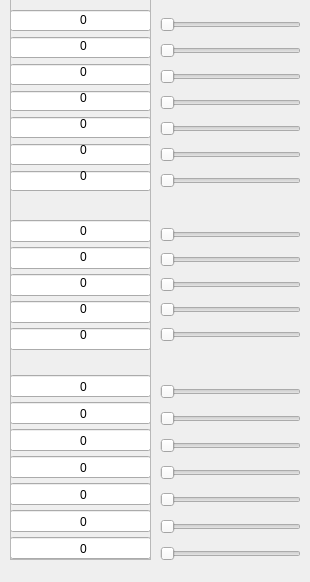
      <widget class="QWidget" name="tab_8">
       <attribute name="title">
        <string>2019</string>
       </attribute>
       <widget class="QFrame" name="verticalFrame_12">
        <property name="geometry">
         <rect>
          <x>10</x>
          <y>10</y>
          <width>141</width>
          <height>181</height>
         </rect>
        </property>
        <layout class="QVBoxLayout" name="verticalLayout_26">
         <property name="leftMargin">
          <number>0</number>
         </property>
         <property name="topMargin">
          <number>0</number>
         </property>
         <property name="rightMargin">
          <number>0</number>
         </property>
         <property name="bottomMargin">
          <number>0</number>
         </property>
         <item>
          <widget class="QLineEdit" name="lineEdit_1_1310">
           <property name="clearButtonEnabled">
            <bool>true</bool>
           </property>
          </widget>
         </item>
         <item>
          <widget class="QLineEdit" name="lineEdit_1_1320"/>
         </item>
         <item>
          <widget class="QLineEdit" name="lineEdit_1_1340"/>
         </item>
         <item>
          <widget class="QLineEdit" name="lineEdit_1_1350"/>
         </item>
         <item>
          <widget class="QLineEdit" name="lineEdit_1_1360"/>
         </item>
         <item>
          <widget class="QLineEdit" name="lineEdit_1_1370"/>
         </item>
         <item>
          <widget class="QLineEdit" name="lineEdit_1_1300"/>
         </item>
        </layout>
       </widget>
       <widget class="QFrame" name="verticalFrame_26">
        <property name="geometry">
         <rect>
          <x>160</x>
          <y>6</y>
          <width>141</width>
          <height>193</height>
         </rect>
        </property>
        <layout class="QVBoxLayout" name="verticalLayout_27">
         <property name="spacing">
          <number>0</number>
         </property>
         <property name="leftMargin">
          <number>0</number>
         </property>
         <property name="topMargin">
          <number>0</number>
         </property>
         <property name="rightMargin">
          <number>0</number>
         </property>
         <property name="bottomMargin">
          <number>0</number>
         </property>
         <item>
          <widget class="QSlider" name="horizontalSlider_1_1310">
           <property name="maximum">
            <number>1000000</number>
           </property>
           <property name="orientation">
            <enum>Qt::Horizontal</enum>
           </property>
          </widget>
         </item>
         <item>
          <widget class="QSlider" name="horizontalSlider_1_1320">
           <property name="maximum">
            <number>1000000</number>
           </property>
           <property name="orientation">
            <enum>Qt::Horizontal</enum>
           </property>
          </widget>
         </item>
         <item>
          <widget class="QSlider" name="horizontalSlider_1_1340">
           <property name="maximum">
            <number>1000000</number>
           </property>
           <property name="orientation">
            <enum>Qt::Horizontal</enum>
           </property>
          </widget>
         </item>
         <item>
          <widget class="QSlider" name="horizontalSlider_1_1350">
           <property name="maximum">
            <number>1000000</number>
           </property>
           <property name="orientation">
            <enum>Qt::Horizontal</enum>
           </property>
          </widget>
         </item>
         <item>
          <widget class="QSlider" name="horizontalSlider_1_1360">
           <property name="maximum">
            <number>1000000</number>
           </property>
           <property name="orientation">
            <enum>Qt::Horizontal</enum>
           </property>
          </widget>
         </item>
         <item>
          <widget class="QSlider" name="horizontalSlider_1_1370">
           <property name="maximum">
            <number>1000000</number>
           </property>
           <property name="orientation">
            <enum>Qt::Horizontal</enum>
           </property>
          </widget>
         </item>
         <item>
          <widget class="QSlider" name="horizontalSlider_1_1300">
           <property name="maximum">
            <number>1000000</number>
           </property>
           <property name="orientation">
            <enum>Qt::Horizontal</enum>
           </property>
          </widget>
         </item>
        </layout>
       </widget>
       <widget class="QFrame" name="verticalFrame_2">
        <property name="geometry">
         <rect>
          <x>10</x>
          <y>215</y>
          <width>141</width>
          <height>141</height>
         </rect>
        </property>
        <layout class="QVBoxLayout" name="verticalLayout_13">
         <property name="spacing">
          <number>0</number>
         </property>
         <property name="leftMargin">
          <number>0</number>
         </property>
         <property name="topMargin">
          <number>0</number>
         </property>
         <property name="rightMargin">
          <number>0</number>
         </property>
         <property name="bottomMargin">
          <number>0</number>
         </property>
         <item>
          <widget class="QLineEdit" name="lineEdit_1_1410"/>
         </item>
         <item>
          <widget class="QLineEdit" name="lineEdit_1_1420"/>
         </item>
         <item>
          <widget class="QLineEdit" name="lineEdit_1_1430"/>
         </item>
         <item>
          <widget class="QLineEdit" name="lineEdit_1_1450"/>
         </item>
         <item>
          <widget class="QLineEdit" name="lineEdit_1_1400"/>
         </item>
        </layout>
       </widget>
       <widget class="QFrame" name="verticalFrame_27">
        <property name="geometry">
         <rect>
          <x>160</x>
          <y>219</y>
          <width>141</width>
          <height>131</height>
         </rect>
        </property>
        <layout class="QVBoxLayout" name="verticalLayout_28">
         <property name="spacing">
          <number>2</number>
         </property>
         <property name="leftMargin">
          <number>0</number>
         </property>
         <property name="topMargin">
          <number>0</number>
         </property>
         <property name="rightMargin">
          <number>0</number>
         </property>
         <property name="bottomMargin">
          <number>0</number>
         </property>
         <item>
          <widget class="QSlider" name="horizontalSlider_1_1410">
           <property name="maximum">
            <number>1000000</number>
           </property>
           <property name="orientation">
            <enum>Qt::Horizontal</enum>
           </property>
          </widget>
         </item>
         <item>
          <widget class="QSlider" name="horizontalSlider_1_1420">
           <property name="maximum">
            <number>1000000</number>
           </property>
           <property name="orientation">
            <enum>Qt::Horizontal</enum>
           </property>
          </widget>
         </item>
         <item>
          <widget class="QSlider" name="horizontalSlider_1_1430">
           <property name="maximum">
            <number>1000000</number>
           </property>
           <property name="orientation">
            <enum>Qt::Horizontal</enum>
           </property>
          </widget>
         </item>
         <item>
          <widget class="QSlider" name="horizontalSlider_1_1450">
           <property name="maximum">
            <number>1000000</number>
           </property>
           <property name="orientation">
            <enum>Qt::Horizontal</enum>
           </property>
          </widget>
         </item>
         <item>
          <widget class="QSlider" name="horizontalSlider_1_1400">
           <property name="maximum">
            <number>1000000</number>
           </property>
           <property name="orientation">
            <enum>Qt::Horizontal</enum>
           </property>
          </widget>
         </item>
        </layout>
       </widget>
       <widget class="QFrame" name="verticalFrame_13">
        <property name="geometry">
         <rect>
          <x>10</x>
          <y>370</y>
          <width>141</width>
          <height>201</height>
         </rect>
        </property>
        <layout class="QVBoxLayout" name="verticalLayout_12">
         <property name="spacing">
          <number>0</number>
         </property>
         <property name="leftMargin">
          <number>0</number>
         </property>
         <property name="topMargin">
          <number>0</number>
         </property>
         <property name="rightMargin">
          <number>0</number>
         </property>
         <property name="bottomMargin">
          <number>0</number>
         </property>
         <item>
          <widget class="QLineEdit" name="lineEdit_1_1510"/>
         </item>
         <item>
          <widget class="QLineEdit" name="lineEdit_1_1520"/>
         </item>
         <item>
          <widget class="QLineEdit" name="lineEdit_1_1530"/>
         </item>
         <item>
          <widget class="QLineEdit" name="lineEdit_1_1540"/>
         </item>
         <item>
          <widget class="QLineEdit" name="lineEdit_1_1550"/>
         </item>
         <item>
          <widget class="QLineEdit" name="lineEdit_1_1500"/>
         </item>
         <item>
          <widget class="QLineEdit" name="lineEdit_1_1700"/>
         </item>
        </layout>
       </widget>
       <widget class="QFrame" name="verticalFrame_28">
        <property name="geometry">
         <rect>
          <x>160</x>
          <y>372</y>
          <width>141</width>
          <height>201</height>
         </rect>
        </property>
        <layout class="QVBoxLayout" name="verticalLayout_29">
         <property name="spacing">
          <number>0</number>
         </property>
         <property name="leftMargin">
          <number>0</number>
         </property>
         <property name="topMargin">
          <number>0</number>
         </property>
         <property name="rightMargin">
          <number>0</number>
         </property>
         <property name="bottomMargin">
          <number>0</number>
         </property>
         <item>
          <widget class="QSlider" name="horizontalSlider_1_1510">
           <property name="maximum">
            <number>1000000</number>
           </property>
           <property name="orientation">
            <enum>Qt::Horizontal</enum>
           </property>
          </widget>
         </item>
         <item>
          <widget class="QSlider" name="horizontalSlider_1_1520">
           <property name="maximum">
            <number>1000000</number>
           </property>
           <property name="orientation">
            <enum>Qt::Horizontal</enum>
           </property>
          </widget>
         </item>
         <item>
          <widget class="QSlider" name="horizontalSlider_1_1530">
           <property name="maximum">
            <number>1000000</number>
           </property>
           <property name="orientation">
            <enum>Qt::Horizontal</enum>
           </property>
          </widget>
         </item>
         <item>
          <widget class="QSlider" name="horizontalSlider_1_1540">
           <property name="maximum">
            <number>1000000</number>
           </property>
           <property name="orientation">
            <enum>Qt::Horizontal</enum>
           </property>
          </widget>
         </item>
         <item>
          <widget class="QSlider" name="horizontalSlider_1_1550">
           <property name="maximum">
            <number>1000000</number>
           </property>
           <property name="orientation">
            <enum>Qt::Horizontal</enum>
           </property>
          </widget>
         </item>
         <item>
          <widget class="QSlider" name="horizontalSlider_1_1500">
           <property name="maximum">
            <number>1000000</number>
           </property>
           <property name="orientation">
            <enum>Qt::Horizontal</enum>
           </property>
          </widget>
         </item>
         <item>
          <widget class="QSlider" name="horizontalSlider_1_1700">
           <property name="maximum">
            <number>1000000</number>
           </property>
           <property name="orientation">
            <enum>Qt::Horizontal</enum>
           </property>
          </widget>
         </item>
        </layout>
       </widget>
       <widget class="QFrame" name="frame_5">
        <property name="geometry">
         <rect>
          <x>10</x>
          <y>-1</y>
          <width>141</width>
          <height>561</height>
         </rect>
        </property>
        <property name="frameShape">
         <enum>QFrame::StyledPanel</enum>
        </property>
        <property name="frameShadow">
         <enum>QFrame::Raised</enum>
        </property>
        <widget class="QLabel" name="label_159">
         <property name="geometry">
          <rect>
           <x>50</x>
           <y>14</y>
           <width>47</width>
           <height>13</height>
          </rect>
         </property>
         <property name="text">
          <string>0</string>
         </property>
         <property name="alignment">
          <set>Qt::AlignCenter</set>
         </property>
        </widget>
        <widget class="QLabel" name="label_160">
         <property name="geometry">
          <rect>
           <x>50</x>
           <y>40</y>
           <width>47</width>
           <height>13</height>
          </rect>
         </property>
         <property name="text">
          <string>0</string>
         </property>
         <property name="alignment">
          <set>Qt::AlignCenter</set>
         </property>
        </widget>
        <widget class="QLabel" name="label_161">
         <property name="geometry">
          <rect>
           <x>50</x>
           <y>66</y>
           <width>47</width>
           <height>13</height>
          </rect>
         </property>
         <property name="text">
          <string>0</string>
         </property>
         <property name="alignment">
          <set>Qt::AlignCenter</set>
         </property>
        </widget>
        <widget class="QLabel" name="label_162">
         <property name="geometry">
          <rect>
           <x>50</x>
           <y>92</y>
           <width>47</width>
           <height>13</height>
          </rect>
         </property>
         <property name="text">
          <string>0</string>
         </property>
         <property name="alignment">
          <set>Qt::AlignCenter</set>
         </property>
        </widget>
        <widget class="QLabel" name="label_163">
         <property name="geometry">
          <rect>
           <x>50</x>
           <y>118</y>
           <width>47</width>
           <height>13</height>
          </rect>
         </property>
         <property name="text">
          <string>0</string>
         </property>
         <property name="alignment">
          <set>Qt::AlignCenter</set>
         </property>
        </widget>
        <widget class="QLabel" name="label_164">
         <property name="geometry">
          <rect>
           <x>50</x>
           <y>144</y>
           <width>47</width>
           <height>13</height>
          </rect>
         </property>
         <property name="text">
          <string>0</string>
         </property>
         <property name="alignment">
          <set>Qt::AlignCenter</set>
         </property>
        </widget>
        <widget class="QLabel" name="label_165">
         <property name="geometry">
          <rect>
           <x>50</x>
           <y>170</y>
           <width>47</width>
           <height>13</height>
          </rect>
         </property>
         <property name="text">
          <string>0</string>
         </property>
         <property name="alignment">
          <set>Qt::AlignCenter</set>
         </property>
        </widget>
        <widget class="QLabel" name="label_166">
         <property name="geometry">
          <rect>
           <x>50</x>
           <y>225</y>
           <width>47</width>
           <height>13</height>
          </rect>
         </property>
         <property name="text">
          <string>0</string>
         </property>
         <property name="alignment">
          <set>Qt::AlignCenter</set>
         </property>
        </widget>
        <widget class="QLabel" name="label_167">
         <property name="geometry">
          <rect>
           <x>50</x>
           <y>251</y>
           <width>47</width>
           <height>13</height>
          </rect>
         </property>
         <property name="text">
          <string>0</string>
         </property>
         <property name="alignment">
          <set>Qt::AlignCenter</set>
         </property>
        </widget>
        <widget class="QLabel" name="label_168">
         <property name="geometry">
          <rect>
           <x>50</x>
           <y>277</y>
           <width>47</width>
           <height>13</height>
          </rect>
         </property>
         <property name="text">
          <string>0</string>
         </property>
         <property name="alignment">
          <set>Qt::AlignCenter</set>
         </property>
        </widget>
        <widget class="QLabel" name="label_169">
         <property name="geometry">
          <rect>
           <x>50</x>
           <y>303</y>
           <width>47</width>
           <height>13</height>
          </rect>
         </property>
         <property name="text">
          <string>0</string>
         </property>
         <property name="alignment">
          <set>Qt::AlignCenter</set>
         </property>
        </widget>
        <widget class="QLabel" name="label_170">
         <property name="geometry">
          <rect>
           <x>50</x>
           <y>329</y>
           <width>47</width>
           <height>13</height>
          </rect>
         </property>
         <property name="text">
          <string>0</string>
         </property>
         <property name="alignment">
          <set>Qt::AlignCenter</set>
         </property>
        </widget>
        <widget class="QLabel" name="label_171">
         <property name="geometry">
          <rect>
           <x>50</x>
           <y>381</y>
           <width>47</width>
           <height>13</height>
          </rect>
         </property>
         <property name="text">
          <string>0</string>
         </property>
         <property name="alignment">
          <set>Qt::AlignCenter</set>
         </property>
        </widget>
        <widget class="QLabel" name="label_172">
         <property name="geometry">
          <rect>
           <x>50</x>
           <y>408</y>
           <width>47</width>
           <height>13</height>
          </rect>
         </property>
         <property name="text">
          <string>0</string>
         </property>
         <property name="alignment">
          <set>Qt::AlignCenter</set>
         </property>
        </widget>
        <widget class="QLabel" name="label_173">
         <property name="geometry">
          <rect>
           <x>50</x>
           <y>435</y>
           <width>47</width>
           <height>13</height>
          </rect>
         </property>
         <property name="text">
          <string>0</string>
         </property>
         <property name="alignment">
          <set>Qt::AlignCenter</set>
         </property>
        </widget>
        <widget class="QLabel" name="label_174">
         <property name="geometry">
          <rect>
           <x>50</x>
           <y>462</y>
           <width>47</width>
           <height>13</height>
          </rect>
         </property>
         <property name="text">
          <string>0</string>
         </property>
         <property name="alignment">
          <set>Qt::AlignCenter</set>
         </property>
        </widget>
        <widget class="QLabel" name="label_175">
         <property name="geometry">
          <rect>
           <x>50</x>
           <y>489</y>
           <width>47</width>
           <height>13</height>
          </rect>
         </property>
         <property name="text">
          <string>0</string>
         </property>
         <property name="alignment">
          <set>Qt::AlignCenter</set>
         </property>
        </widget>
        <widget class="QLabel" name="label_176">
         <property name="geometry">
          <rect>
           <x>50</x>
           <y>516</y>
           <width>47</width>
           <height>13</height>
          </rect>
         </property>
         <property name="text">
          <string>0</string>
         </property>
         <property name="alignment">
          <set>Qt::AlignCenter</set>
         </property>
        </widget>
        <widget class="QLabel" name="label_177">
         <property name="geometry">
          <rect>
           <x>50</x>
           <y>543</y>
           <width>47</width>
           <height>13</height>
          </rect>
         </property>
         <property name="text">
          <string>0</string>
         </property>
         <property name="alignment">
          <set>Qt::AlignCenter</set>
         </property>
        </widget>
       </widget>
      </widget>
